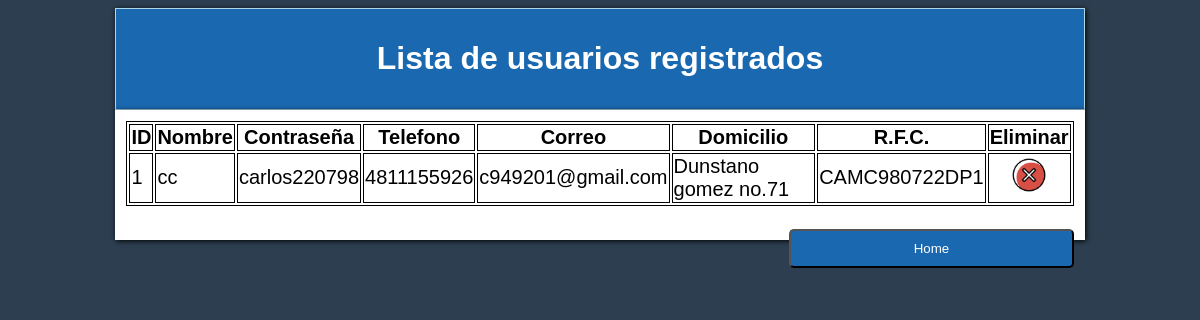
/lista_clientes.php (signed in), run on the app's committed database.
### tables this page shows
CREATE TABLE `clientes` (
  `id` int(11) NOT NULL,
  `nombrec` varchar(40) DEFAULT NULL,
  `phone` varchar(40) DEFAULT NULL,
  `email` varchar(40) DEFAULT NULL,
  `password` varchar(50) NOT NULL,
  `domicilio` varchar(20) DEFAULT NULL,
  `dia` int(8) DEFAULT NULL,
  `mes` varchar(3) DEFAULT NULL,
  `anio` varchar(7) NOT NULL,
  `rfc` varchar(20) DEFAULT NULL,
  `ciudad` varchar(30) DEFAULT NULL,
  `estado` varchar(10) NOT NULL
);

### lista_clientes.php (the view, shortened to what this page needs)
<?php
include_once "base_de_datos.php";
$sentencia = $base_de_datos->query("SELECT * FROM clientes;");
$solicitudes = $sentencia->fetchALL(PDO::FETCH_OBJ);
?>
<!DOCTYPE html>
<html lang="es">
<head>
</head>
<body style="background-color:#2c3e50;">
     <div style="width: 80%; margin: 0 auto; border:1px solid lightblue; background-color:#1a68b0; font-family: Arial;padding: 10px;
    box-shadow: 1px 1px 5px #000;color:white;">
    <h1 class="center">Lista de usuarios registrados</h1>
    </div>
    <div style="width: 80%; height:auto; margin: 0 auto; border:1px solid white;background-color:white;font-family: Arial;padding: 10px;
    box-shadow: 1px 1px 5px #000;font-size:20px;">
  <table align="center";>
    <thead>
     <tr>
     <th>ID</th>
     <th>Nombre</th>
     <th>Contraseña</th>
     <th>Telefono</th>
     <th>Correo</th>
     <th>Domicilio</th>
     <th>R.F.C.</th>
     <th>Eliminar</th>
     </tr>
    </thead>
    <tbody>
<?php foreach($solicitudes as $solicitud){ ?>
        <tr>
        <td><?php echo $solicitud->id?></td>
        <td><?php echo $solicitud->nombrec ?></td>
        <td><?php echo $solicitud->password ?></td>
        <td><?php echo $solicitud->phone?></td>
        <td><?php echo $solicitud->email ?></td>
        <td><?php echo $solicitud->domicilio?></td>
        <td><?php echo $solicitud->rfc?></td>
                 <td><a href="<?php echo "eliminarUsuario.php?id=" . $solicitud->id?>"><div align="center"><img src="img/borrar.png" height="40" width="40"></div>
                </a></td>
        </tr>
        <?php } ?>
    </tbody>
  </table>
        <br>
        <form action="menu_admin.php">
  <input type="submit" value="Home" style=" border-radius: 5px; padding: 10px 30px; width:30%;background-color:#1a68b0;color: white;float:right;"/>
        </form>
    </div>
</body>
</html>

### lista_clientes.php (style rules this page uses)
table,th,td { border: 1px solid black; }
.center { text-align: center; }

### data on the page
clientes: id "1", nombrec "cc", password "carlos220798", phone "4811155926", email "c949201@gmail.com", domicilio "Dunstano gomez no.71", rfc "CAMC980722DP1"
